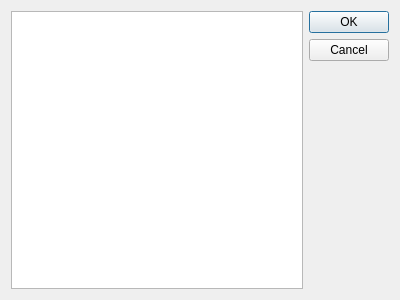
<?xml version="1.0" encoding="UTF-8"?>
<ui version="4.0">
 <class>LongTextEditorDialog</class>
 <widget class="QDialog" name="LongTextEditorDialog">
  <property name="geometry">
   <rect>
    <x>0</x>
    <y>0</y>
    <width>400</width>
    <height>300</height>
   </rect>
  </property>
  <property name="windowTitle">
   <string>LongTextEditor</string>
  </property>
  <property name="modal">
   <bool>true</bool>
  </property>
  <layout class="QGridLayout" name="gridLayout">
   <item row="0" column="0">
    <layout class="QHBoxLayout" name="horizontalLayout">
     <item>
      <widget class="QPlainTextEdit" name="plainTextEdit"/>
     </item>
     <item>
      <widget class="QDialogButtonBox" name="buttonBox">
       <property name="orientation">
        <enum>Qt::Vertical</enum>
       </property>
       <property name="standardButtons">
        <set>QDialogButtonBox::Cancel|QDialogButtonBox::Ok</set>
       </property>
      </widget>
     </item>
    </layout>
   </item>
  </layout>
 </widget>
 <resources/>
 <connections>
  <connection>
   <sender>buttonBox</sender>
   <signal>accepted()</signal>
   <receiver>LongTextEditorDialog</receiver>
   <slot>accept()</slot>
   <hints>
    <hint type="sourcelabel">
     <x>248</x>
     <y>254</y>
    </hint>
    <hint type="destinationlabel">
     <x>157</x>
     <y>274</y>
    </hint>
   </hints>
  </connection>
  <connection>
   <sender>buttonBox</sender>
   <signal>rejected()</signal>
   <receiver>LongTextEditorDialog</receiver>
   <slot>reject()</slot>
   <hints>
    <hint type="sourcelabel">
     <x>316</x>
     <y>260</y>
    </hint>
    <hint type="destinationlabel">
     <x>286</x>
     <y>274</y>
    </hint>
   </hints>
  </connection>
 </connections>
</ui>
